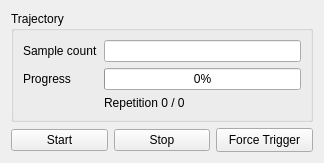
<?xml version="1.0" encoding="UTF-8"?>
<ui version="4.0">
 <class>Trajectory1D</class>
 <widget class="QWidget" name="Trajectory1D">
  <property name="geometry">
   <rect>
    <x>0</x>
    <y>0</y>
    <width>324</width>
    <height>149</height>
   </rect>
  </property>
  <property name="locale">
   <locale language="English" country="UnitedStates"/>
  </property>
  <layout class="QVBoxLayout" name="verticalLayout">
   <item>
    <widget class="QGroupBox" name="groupBox">
     <property name="sizePolicy">
      <sizepolicy hsizetype="Preferred" vsizetype="Expanding">
       <horstretch>0</horstretch>
       <verstretch>0</verstretch>
      </sizepolicy>
     </property>
     <property name="title">
      <string>Trajectory</string>
     </property>
     <layout class="QFormLayout" name="formLayout">
      <item row="0" column="0">
       <widget class="QLabel" name="LSampleCount">
        <property name="text">
         <string>Sample count</string>
        </property>
       </widget>
      </item>
      <item row="0" column="1">
       <widget class="QLineEdit" name="LESampleCount">
        <property name="readOnly">
         <bool>true</bool>
        </property>
       </widget>
      </item>
      <item row="1" column="0">
       <widget class="QLabel" name="LProgress">
        <property name="text">
         <string>Progress</string>
        </property>
       </widget>
      </item>
      <item row="1" column="1">
       <widget class="QProgressBar" name="PBProgress">
        <property name="value">
         <number>0</number>
        </property>
        <property name="alignment">
         <set>Qt::AlignCenter</set>
        </property>
       </widget>
      </item>
      <item row="2" column="1">
       <widget class="QLabel" name="LRepetition">
        <property name="text">
         <string>Repetition 0 / 0</string>
        </property>
       </widget>
      </item>
     </layout>
    </widget>
   </item>
   <item>
    <layout class="QHBoxLayout" name="horizontalLayout">
     <item>
      <widget class="QPushButton" name="BStart">
       <property name="text">
        <string>Start</string>
       </property>
       <property name="icon">
        <iconset resource="../DynExpManager.qrc">
         <normaloff>:/DynExpManager/icons/Media-playback-start.svg</normaloff>:/DynExpManager/icons/Media-playback-start.svg</iconset>
       </property>
      </widget>
     </item>
     <item>
      <widget class="QPushButton" name="BStop">
       <property name="text">
        <string>Stop</string>
       </property>
       <property name="icon">
        <iconset resource="../QModules.qrc">
         <normaloff>:/QModules/icons/Dialog-STOP.svg</normaloff>:/QModules/icons/Dialog-STOP.svg</iconset>
       </property>
      </widget>
     </item>
     <item>
      <widget class="QPushButton" name="BForce">
       <property name="minimumSize">
        <size>
         <width>0</width>
         <height>24</height>
        </size>
       </property>
       <property name="text">
        <string>Force Trigger</string>
       </property>
      </widget>
     </item>
    </layout>
   </item>
  </layout>
 </widget>
 <tabstops>
  <tabstop>LESampleCount</tabstop>
  <tabstop>BStart</tabstop>
  <tabstop>BStop</tabstop>
  <tabstop>BForce</tabstop>
 </tabstops>
 <resources>
  <include location="../QModules.qrc"/>
  <include location="../DynExpManager.qrc"/>
 </resources>
 <connections/>
</ui>
